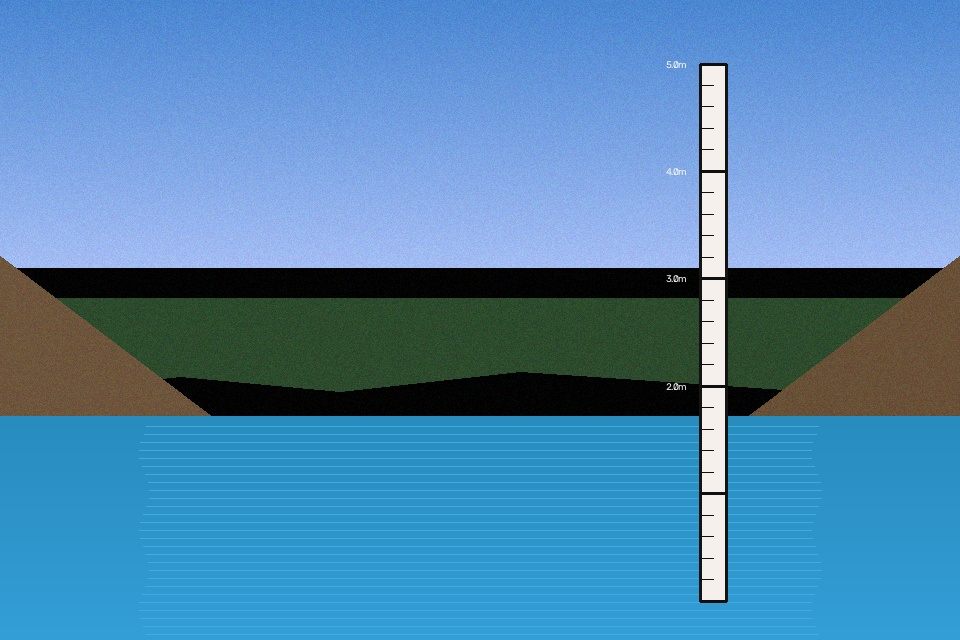
#> input picture backend/uploads/sample_river_baseline.jpg, 960 x 640 px
$ python -i water_level.py   (imports and definitions only)   (older library calls are emulated)
#> lines starting #> are read from the running program, lines starting #| are printed output that depends on the picture; after the words box and inside, x2 and y2 are one past the last pixel; in counts of white or black regions, pixels touching at a corner belong together
#> further down, picture is the input picture: shape (640, 960, 3); mean B, G, R 174.5, 133.9, 79.9
import cv2
import numpy as np
from backend.config import Config

def detect_reference_marker(image_bgr, candidate_regions=None):
    """
    Detects physical water-level gauge staff or calibration reference marker in the image.
    Looks for vertical structures with parallel vertical edges and high contrast
    characteristic of river monitoring staff gauges and marker boards.

    Compatible with OpenCV 4.x and OpenCV 5.x.
    """
    h_img, w_img = image_bgr.shape[:2]
#> h_img = 640; w_img = 960
    gray = cv2.cvtColor(image_bgr, cv2.COLOR_BGR2GRAY)
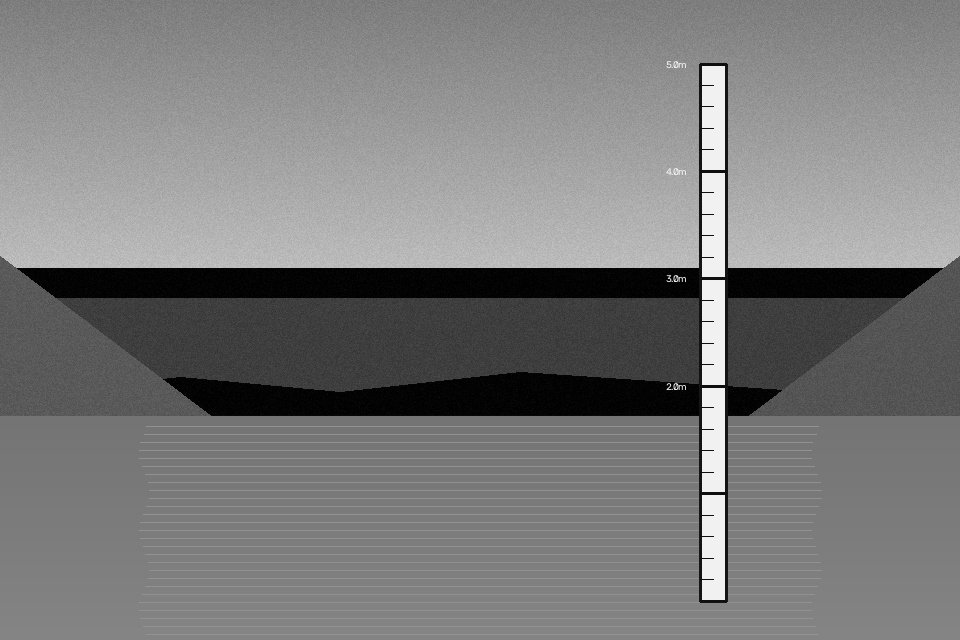
#> gray: shape (640, 960); min 0, max 247, mean 122.4

    # 1. Edge extraction with horizontal Sobel and Canny
    edges = cv2.Canny(gray, 40, 140)
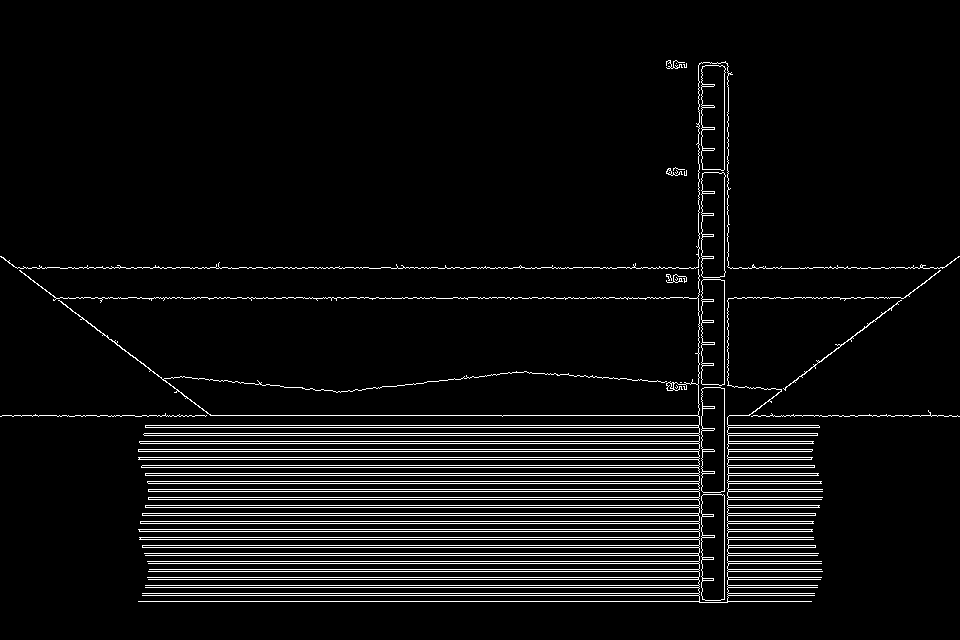
#> edges: shape (640, 960); 5.9% white in thin lines or dots, all inside (x1, y1, x2, y2) = (0, 60, 960, 603)

    # Hough line transform to detect prominent vertical edges
    lines = cv2.HoughLinesP(edges, 1, np.pi/180, 40, minLineLength=int(h_img * 0.10), maxLineGap=25)
#> lines = 81 rows, first 6: [148, 563, 821, 563], [148, 579, 820, 579], [138, 529, 812, 529], [139, 531, 812, 531], [147, 561, 821, 561], [138, 459, 811, 459]

    verticals = []
    if lines is not None:
        for line in lines:
            coords = line.flatten()
            if len(coords) >= 4:
                x1, y1, x2, y2 = int(coords[0]), int(coords[1]), int(coords[2]), int(coords[3])
                dx = abs(x2 - x1)
                dy = abs(y2 - y1)
                if dx <= 6 and dy >= int(h_img * 0.10):
                    min_y = min(y1, y2)
                    max_y = max(y1, y2)
                    mid_x = (x1 + x2) // 2
                    verticals.append((mid_x, min_y, max_y, dy))
#> this loop made 81 passes
#> (x1, y1, x2, y2, dx, dy, min_y, max_y) on passes 51, 52, 53, 54, 57, 58, 59, 60, 68, 69, 71, 72: (699, 377, 699, 63, 0, 314, 63, 377), (724, 602, 724, 62, 0, 540, 62, 602), (727, 385, 727, 300, 0, 85, 300, 385), (702, 602, 702, 63, 0, 539, 63, 602), (698, 514, 698, 65, 0, 449, 65, 514), (701, 602, 701, 62, 0, 540, 62, 602), (728, 265, 728, 66, 0, 199, 66, 265), (727, 266, 727, 63, 0, 203, 63, 266), (712, 430, 712, 63, 0, 367, 63, 430), (713, 430, 713, 63, 0, 367, 63, 430), (706, 600, 706, 471, 0, 129, 471, 600), (711, 430, 711, 62, 0, 368, 62, 430)
#> (x1, y1, x2, y2, dx, dy) on passes 1 to 6: (148, 563, 821, 563, 673, 0), (148, 579, 820, 579, 672, 0), (138, 529, 812, 529, 674, 0), (139, 531, 812, 531, 673, 0), (147, 561, 821, 561, 674, 0), (138, 459, 811, 459, 673, 0)
#> after the loop, verticals = 21 items, first 6: (699, 63, 377, 314), (724, 62, 602, 540), (727, 300, 385, 85), (702, 63, 602, 539), (698, 65, 514, 449), (701, 62, 602, 540)

    # Cluster / pair parallel vertical edges that form a staff gauge board
    best_gauge = None
    max_pair_score = 0

    for i in range(len(verticals)):
        x_i, y_min_i, y_max_i, len_i = verticals[i]
        for j in range(i + 1, len(verticals)):
            x_j, y_min_j, y_max_j, len_j = verticals[j]
            width_px = abs(x_j - x_i)

            # Staff gauge width is typically between 10px and 90px
            if 10 <= width_px <= min(120, int(w_img * 0.15)):
                overlap_min = max(y_min_i, y_min_j)
                overlap_max = min(y_max_i, y_max_j)
                overlap_h = overlap_max - overlap_min

                if overlap_h >= int(h_img * 0.10):
                    left_x = min(x_i, x_j)
                    top_y = min(y_min_i, y_min_j)
                    bottom_y = max(y_max_i, y_max_j)
                    gauge_h = bottom_y - top_y

                    roi = gray[top_y:bottom_y, left_x:left_x + width_px]
                    roi_std = float(np.std(roi)) if roi.size > 0 else 0.0

                    pair_score = (gauge_h / h_img * 100.0) + (roi_std * 0.5)
                    if pair_score > max_pair_score:
                        max_pair_score = pair_score
                        best_gauge = (left_x, top_y, width_px, gauge_h, top_y, bottom_y)
#> this loop made 21 passes
#> (x_i, y_min_i, y_max_i, len_i) on passes 1 to 12: (699, 63, 377, 314), (724, 62, 602, 540), (727, 300, 385, 85), (702, 63, 602, 539), (698, 65, 514, 449), (701, 62, 602, 540), (728, 66, 265, 199), (727, 63, 266, 203), (712, 63, 430, 367), (713, 63, 430, 367), (706, 471, 600, 129), (711, 62, 430, 368)
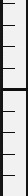
#> roi: shape (196, 28); min 10, max 246, mean 194.8
#> after the loop, best_gauge = (701, 62, 27, 540, 62, 602); max_pair_score = 128.1

    if best_gauge is not None:
        gx, gy, gw, gh, top_y, bot_y = best_gauge
#> gx = 701; gy = 62; gw = 27; gh = 540; top_y = 62; bot_y = 602
        # River staff gauges are anchored into the riverbed (bottom ~92% of image)
        inferred_bed_y = max(bot_y, int(h_img * 0.92))
        total_structural_h = inferred_bed_y - top_y

        # Standard field river staff total height span is 5.0 meters
        meter_span = 5.0
        px_per_meter = max(20.0, total_structural_h / meter_span)

        return {
            'detected': True,
            'bbox': [int(gx), int(gy), int(gw), int(gh)],
            'type': 'Staff Gauge / Metric Marker',
            'scale_px_per_meter': float(px_per_meter),
            'gauge_top_y': int(top_y),
            'gauge_bottom_y': int(inferred_bed_y),
            'confidence': float(min(98.0, 75.0 + (max_pair_score * 0.25)))
        }

    # Fallback to vertical contour analysis
    kernel_vert = cv2.getStructuringElement(cv2.MORPH_RECT, (3, 15))
    sobel_x = cv2.Sobel(gray, cv2.CV_64F, 1, 0, ksize=3)
    _, thresh = cv2.threshold(np.uint8(np.abs(sobel_x)), 45, 255, cv2.THRESH_BINARY)
    vert_connected = cv2.morphologyEx(thresh, cv2.MORPH_CLOSE, kernel_vert)
    contours, _ = cv2.findContours(vert_connected, cv2.RETR_EXTERNAL, cv2.CHAIN_APPROX_SIMPLE)

    for cnt in contours:
        area = cv2.contourArea(cnt)
        if area < 500:
            continue
        x, y, w, h = cv2.boundingRect(cnt)
        aspect = float(h) / max(w, 1)
        if aspect >= 2.5 and h >= (h_img * 0.15) and w <= (w_img * 0.18):
            inferred_bed = max(y + h, int(h_img * 0.92))
            px_per_meter = (inferred_bed - y) / 5.0
            return {
                'detected': True,
                'bbox': [int(x), int(y), int(w), int(h)],
                'type': 'Staff Gauge',
                'scale_px_per_meter': float(px_per_meter),
                'gauge_top_y': int(y),
                'gauge_bottom_y': int(inferred_bed),
                'confidence': 82.0
            }

    return {
        'detected': False,
        'bbox': None,
        'type': None,
        'scale_px_per_meter': None,
        'gauge_top_y': None,
        'gauge_bottom_y': None,
        'confidence': 0.0
    }

# [64 lines left out: function calculate_water_level, not called in this run]

>>> import cv2
>>> picture = cv2.imread('../uploads/sample_river_baseline.jpg')
>>> result = detect_reference_marker(picture)

$ run again, on backend/uploads/sample_river_uncalibrated_nogauge.jpg
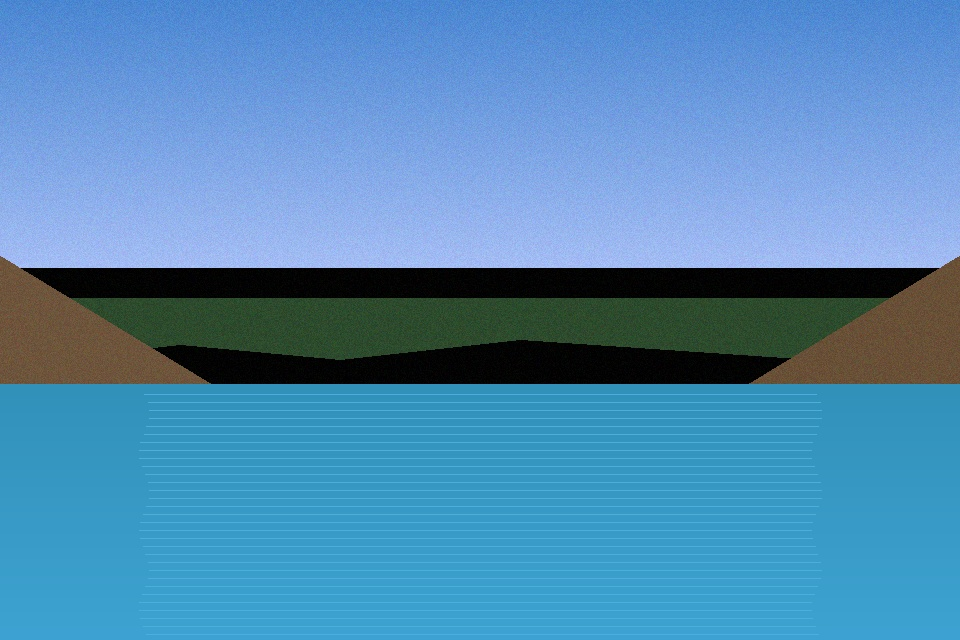
#> input picture backend/uploads/sample_river_uncalibrated_nogauge.jpg, 960 x 640 px
#> picture is the input picture: shape (640, 960, 3); mean B, G, R 179.9, 138.1, 80.3
#> in detect_reference_marker, `edges = cv2.Canny(gray, 40, 140)`:
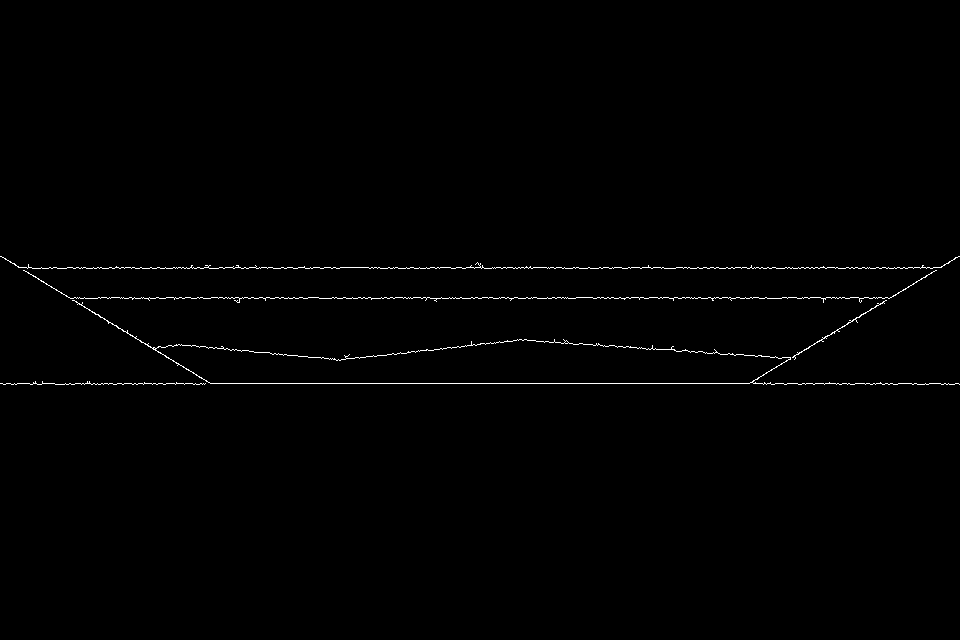
#> edges: shape (640, 960); 0.66% white in thin lines or dots, all inside (x1, y1, x2, y2) = (0, 256, 960, 385)
#> lines = 15 rows, first 6: [0, 383, 958, 383], [70, 298, 889, 298], [18, 267, 941, 267], [369, 268, 932, 268], [68, 297, 891, 297], [517, 339, 795, 358]
#> the loop in detect_reference_marker, `for line in lines:` made 15 passes
#> (x1, y1, x2, y2, dx, dy) on passes 1 to 8: (0, 383, 958, 383, 958, 0), (70, 298, 889, 298, 819, 0), (18, 267, 941, 267, 923, 0), (369, 268, 932, 268, 563, 0), (68, 297, 891, 297, 823, 0), (517, 339, 795, 358, 278, 19), (72, 300, 209, 382, 137, 82), (751, 382, 925, 277, 174, 105)
#> after the loop in detect_reference_marker, `for line in lines:`: verticals = []
#> after the loop in detect_reference_marker, `for i in range(len(verticals)):`: max_pair_score = 0
#> thresh: shape (640, 960); 0.49% white in thin lines or dots, all inside (x1, y1, x2, y2) = (1, 0, 959, 475)
#> in detect_reference_marker, `vert_connected = cv2.morphologyEx(thresh, cv2.MORPH_CLOSE, kernel_vert)`:
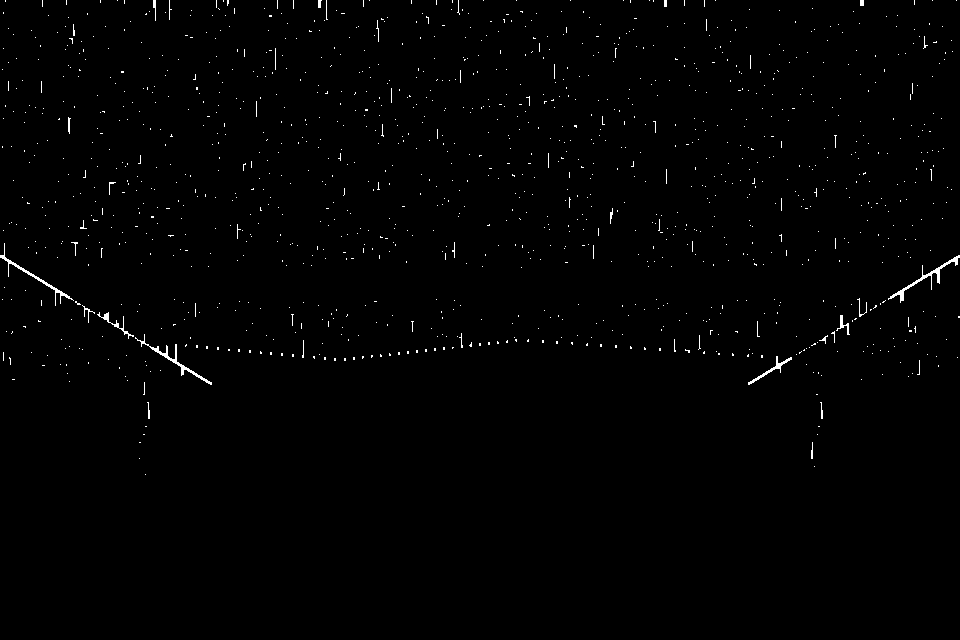
#> vert_connected: shape (640, 960); 0.76% white in thin lines or dots, all inside (x1, y1, x2, y2) = (0, 0, 960, 475)
#> contours = 1247 contours, 1241 with area under 20; largest, box (x1, y1, x2, y2) and area: (888, 255, 960, 303) 234, (135, 334, 212, 385) 202, (0, 243, 74, 306) 166, (748, 356, 792, 385) 114, (97, 312, 134, 339) 64, (836, 315, 850, 335) 43
#> the loop in detect_reference_marker, `for cnt in contours:` made 1247 passes
#> area on pass 47: 114
#> result = 7 items
